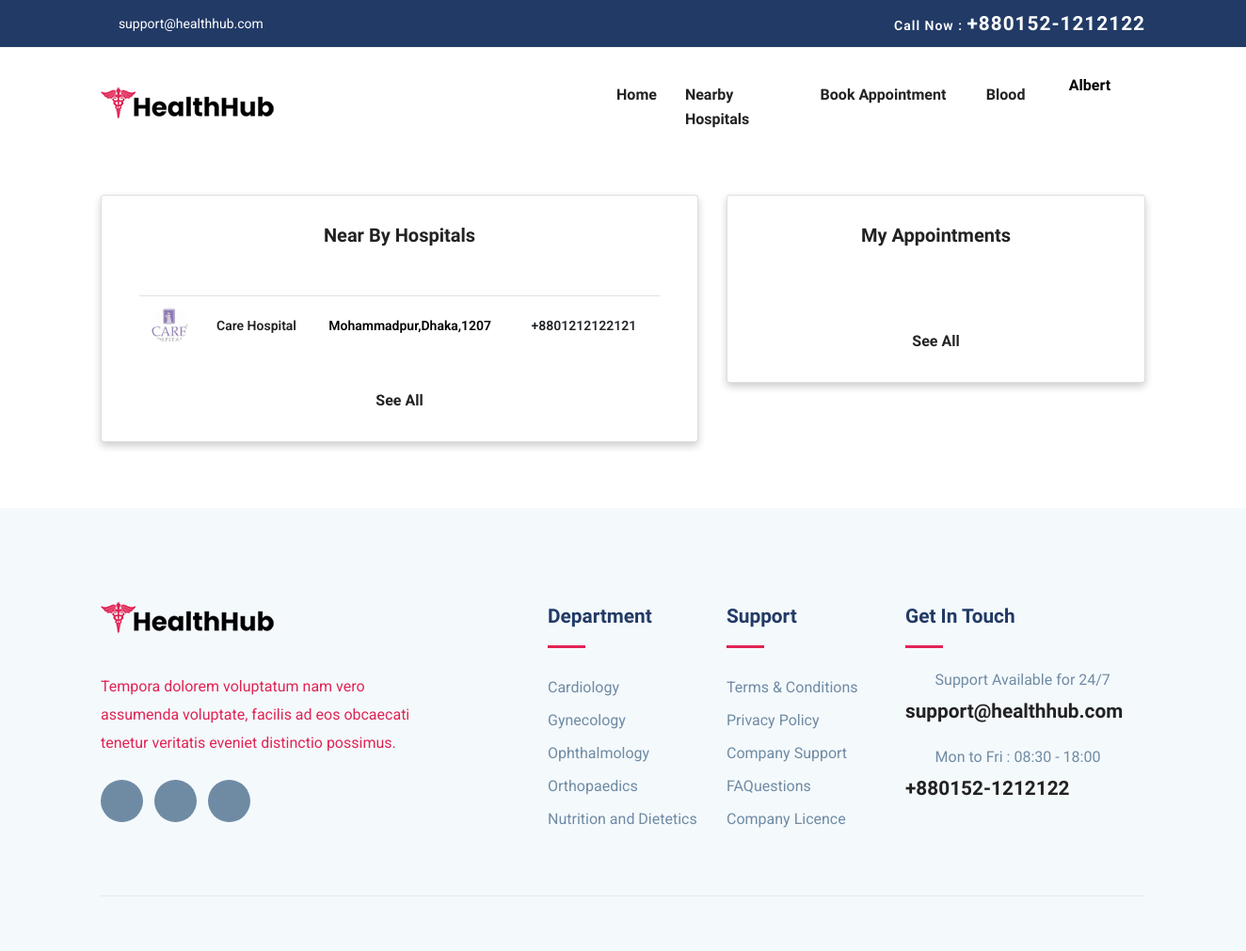
Screenshot of /user_home.php (signed in) with the database file from the repository.
### tables this page shows
CREATE TABLE `hospital` (
  `hospital_id` int(11) NOT NULL,
  `sched_id` int(11) NOT NULL DEFAULT 1,
  `logo` varchar(250) NOT NULL,
  `hos_name` varchar(50) NOT NULL,
  `hospital_reg_id` varchar(50) NOT NULL,
  `contact` varchar(50) NOT NULL,
  `address` varchar(100) NOT NULL,
  `city` varchar(50) NOT NULL,
  `zip` varchar(50) NOT NULL,
  `email` varchar(100) NOT NULL,
  `password` varchar(100) NOT NULL,
  `join_date` varchar(50) NOT NULL,
  `status` int(11) NOT NULL DEFAULT 0,
  `cabin` int(11) NOT NULL DEFAULT 10,
  `icu` int(11) NOT NULL DEFAULT 5
);

CREATE TABLE `department` (
  `dep_id` int(11) NOT NULL,
  `sched_id` int(11) NOT NULL DEFAULT 1,
  `image` varchar(250) NOT NULL,
  `dep_name` varchar(50) NOT NULL,
  `dep_short_description` varchar(250) NOT NULL,
  `dep_full_description` varchar(500) NOT NULL
);

### user_home.php (the view, shortened to what this page needs)
<?php
include_once("./database/config.php");
$username = $_SESSION['username'];
$sql = "SELECT * FROM users WHERE username='$username'";
$result = mysqli_query($conn, $sql);
$row=mysqli_fetch_assoc($result);
$zip = $row['zip'];
?>
<!DOCTYPE html>
<html lang="zxx">
<head>
    <link rel="stylesheet" href="plugins/bootstrap/css/bootstrap.min.css">
    <link rel="stylesheet" href="plugins/icofont/icofont.min.css">
    <link rel="stylesheet" href="plugins/slick-carousel/slick/slick.css">
    <link rel="stylesheet" href="plugins/slick-carousel/slick/slick-theme.css">
    <link rel="stylesheet" href="css/style.css">
</head>
<body id="top">
    <?php include_once("./templates/user_header.php");?>
    <section class="home-section" style="padding-bottom: 70px;">
        <div>
            <div class="container">
                <div class="row" style="padding-top:30px;">
                    <div class="col-md-7">
                        <div class="card mx-auto"
                            style="text-align:center;padding:30px 0px;box-shadow: 0 4px 8px 0 rgba(0, 0, 0, 0.2); ">
                            <h5 class="card-title" style="padding-bottom:20px;">Near By Hospitals</h5>
                            <div class="card-body" style="padding:20px 40px; text-align:left;font-size:18px;">
                                <table class="table">
                                    <tbody>
                                        <?php
                                        $sql = "SELECT * FROM hospital WHERE zip = '$zip'";
                                        $result = mysqli_query($conn, $sql);
                                        if($result){
                                            while($row=mysqli_fetch_assoc($result)){
                                                $hos_name =$row['hos_name'];
                                                $hospital_id =$row['hospital_id'];
                                                $address =$row['address'].",".$row['city'].",".$row['zip'];
                                                $contact =$row['contact'];
                                                $image =$row['logo'];
                                                echo '<tr>
                                                <td style="font-size:14px; color:black; font-weight:600;"> <img src="./images/users/'.$image.'" style="width:40px;border-radius: 50%;" alt="profile"></td>
                                                <td style="font-size:14px; color:black; font-weight:600;  padding-top:20px;"><a href="hospital-single.php?hospital_id='.$hospital_id.'">'.$hos_name.'</a></td>
                                                <td style="font-size:14px; color:black; font-weight:600; padding-top:20px;">'.$address.'</td>
                                                <td style="font-size:14px;  font-weight:600; padding-top:20px;">'.$contact.'</td>
                                                </tr>';
                                            }
                                        }
                                        ?>
                                    </tbody>
                                </table>
                            </div>
                            <div style="text-align:center">
                                <a href="nearby.php" style="font-weight:700; margin-top:50px">See All</a>
                            </div>
                        </div>
                    </div>
                    <div class="col-md-5">
                        <div class="card mx-auto"
                            style="text-align:center;padding:30px 0px;box-shadow: 0 4px 8px 0 rgba(0, 0, 0, 0.2); ">
                            <h5 class="card-title" style="padding-bottom:20px;">My Appointments</h5>
                            <div class="card-body" style="padding:20px 40px; text-align:left;font-size:18px;">
                            </div>
                            <div style="text-align:center">
                                <a href="user_appointment.php" style="font-weight:700; margin-top:50px">See All</a>
                            </div>
                        </div>
                    </div>
                </div>
            </div>
        </div>
    </section>
    <?php include_once("./templates/footer.php");?>
</body>
</html>

### templates/footer.php (shortened to what this page needs)
<?php
include_once("./database/config.php");
?>
	<footer class="footer section gray-bg">
		<div class="container">
			<div class="row">
				<div class="col-lg-4 mr-auto col-sm-6">
					<div class="widget mb-5 mb-lg-0">
						<div class="logo mb-4">
							<img src="images/logo.png" alt="" class="img-fluid">
						</div>
						<p>Tempora dolorem voluptatum nam vero assumenda voluptate, facilis ad eos obcaecati tenetur
							veritatis eveniet distinctio possimus.</p>
						<ul class="list-inline footer-socials mt-4">
							<li class="list-inline-item"><a href="https://www.facebook.com/themefisher"><i
										class="icofont-facebook"></i></a></li>
							<li class="list-inline-item"><a href="https://twitter.com/themefisher"><i
										class="icofont-twitter"></i></a></li>
							<li class="list-inline-item"><a href="https://www.pinterest.com/themefisher/"><i
										class="icofont-linkedin"></i></a></li>
						</ul>
					</div>
				</div>
				<div class="col-lg-2 col-md-6 col-sm-6">
					<div class="widget mb-5 mb-lg-0">
						<h4 class="text-capitalize mb-3">Department</h4>
						<div class="divider mb-4"></div>
						<ul class="list-unstyled footer-menu lh-35">
						<?php
							$sql = "SELECT * FROM department LIMIT 5";
							$result = mysqli_query($conn, $sql);
							if($result){
								while($row=mysqli_fetch_assoc($result)){
									$name=$row['dep_name'];
									$id=$row['dep_id'];
						?>
							<li><a href="department-single.php?id=<?php echo $id ?>"><?php echo $name?></a></li>
							<?php
									}
								}
							?>
						</ul>
					</div>
				</div>
				<div class="col-lg-2 col-md-6 col-sm-6">
					<div class="widget mb-5 mb-lg-0">
						<h4 class="text-capitalize mb-3">Support</h4>
						<div class="divider mb-4"></div>
						<ul class="list-unstyled footer-menu lh-35">
							<li><a href="#">Terms & Conditions</a></li>
							<li><a href="#">Privacy Policy</a></li>
							<li><a href="#">Company Support </a></li>
							<li><a href="#">FAQuestions</a></li>
							<li><a href="#">Company Licence</a></li>
						</ul>
					</div>
				</div>
				<div class="col-lg-3 col-md-6 col-sm-6">
					<div class="widget widget-contact mb-5 mb-lg-0">
						<h4 class="text-capitalize mb-3">Get in Touch</h4>
						<div class="divider mb-4"></div>
						<div class="footer-contact-block mb-4">
							<div class="icon d-flex align-items-center">
								<i class="icofont-email mr-3"></i>
								<span class="h6 mb-0">Support Available for 24/7</span>
							</div>
							<h4 class="mt-2"><a href="tel:+23-345-67890">support@healthhub.com</a></h4>
						</div>
						<div class="footer-contact-block">
							<div class="icon d-flex align-items-center">
								<i class="icofont-support mr-3"></i>
								<span class="h6 mb-0">Mon to Fri : 08:30 - 18:00</span>
							</div>
							<h4 class="mt-2"><a href="tel:+23-345-67890">+880152-1212122</a></h4>
						</div>
					</div>
				</div>
			</div>
			<div class="footer-btm py-4 mt-5">
			</div>
		</div>
	</footer>

### css/style.css (style rules this page uses)
html { overflow-x: hidden; }
body { line-height: 1.6; font-family: "Roboto", sans-serif; -webkit-font-smoothing: antialiased; font-size: 16px; color: #e12454; font-weight: 400; }
h1, .h1, h2, .h2, h3, .h3, h4, .h4, h5, .h5, h6, .h6 { font-family: "Exo", sans-serif; font-weight: 700; color: #222; }
h4, .h4 { font-size: 1.3rem; line-height: 30px; }
h5, .h5 { font-size: 1.25rem; }
h6, .h6 { font-size: 1rem; }
p { line-height: 30px; }
.section { padding: 100px 0; }
a { color: #222; text-decoration: none; transition: all .35s ease; }
.gray-bg { background: #f4f9fc; }
.divider { width: 40px; height: 5px; background: #e12454; }
.lh-35 { line-height: 35px; }
.footer { padding-bottom: 10px; }
.logo { font-weight: 600; letter-spacing: 1px; }
.widget .divider { height: 3px; }
.widget h4 { color: #223a66; }
.widget .footer-menu a { color: #6F8BA4; }
.footer-contact-block span { font-weight: 400; color: #6F8BA4; }
.footer-contact-block i { font-size: 20px; }
.footer-btm { border-top: 1px solid rgba(0, 0, 0, 0.06); }
.footer-socials li a { width: 45px; height: 45px; background: #6F8BA4; color: #fff; display: inline-block; text-align: center; border-radius: 100%; padding-top: 12px; }

### rows the page displays
hospital: logo (picture), hos_name "Care Hospital", address "Mohammadpur,Dhaka,1207", contact "+8801212122121"
department: dep_name "Cardiology"
department: dep_name "Gynecology"
department: dep_name "Ophthalmology"
department: dep_name "Orthopaedics"
department: dep_name "Nutrition and Dietetics"

### other values shown
$username "Albert"
